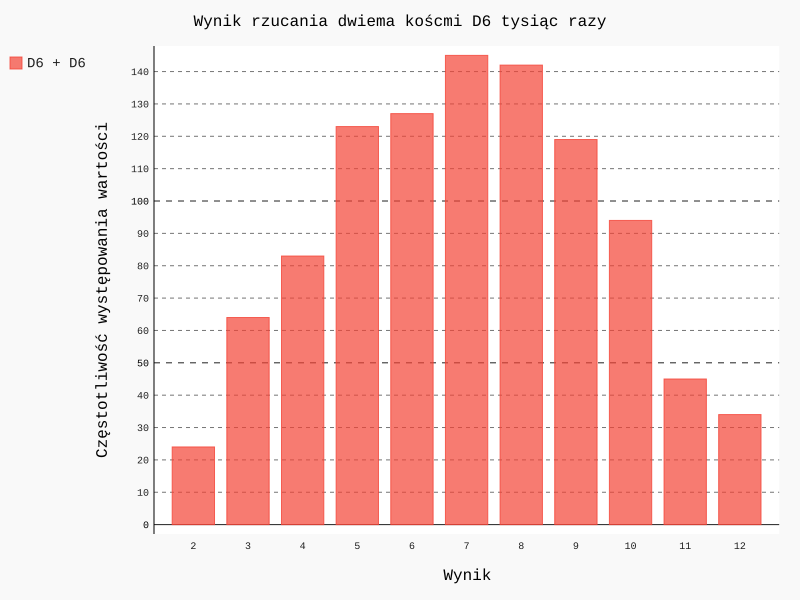

Source code (Python):
import pygal

from die import Die

# Utworzenie dwóch kości typu D6
die_1 = Die()  # 1.
die_2 = Die()  # 2.

# Wykonanie pewnej liczby rzutów i umieszczenie jej na liście
results = []
for roll_num in range(1000):  # 2
    result = die_1.roll() + die_2.roll()
    results.append(result)

# Analiza wyników
frequencies = []
max_results = die_1.num_sides + die_2.num_sides
for value in range(2, max_results+1):
    frequency = results.count(value)
    frequencies.append(frequency)

# Wizualizacja wyników
hist = pygal.Bar()
hist.force_uri_protocol = 'http'

hist.title = "Wynik rzucania dwiema koścmi D6 tysiąc razy"
hist.x_labels = ['2', '3', '4', '5', '6', '7', '8', '9', '10', '11', '12']
hist.x_title = 'Wynik'
hist.y_title = 'Częstotliwość występowania wartości'

hist.add('D6 + D6', frequencies)
hist.render_to_file('dice_visual.svg')
